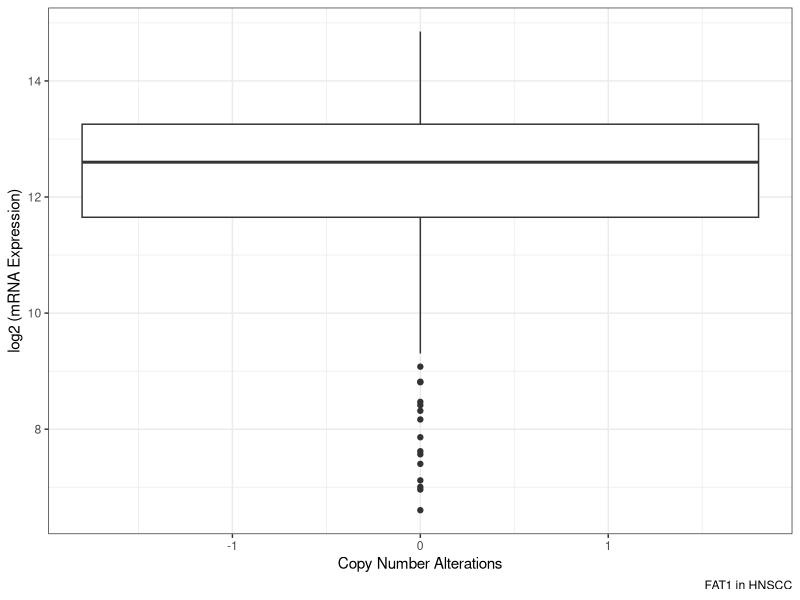
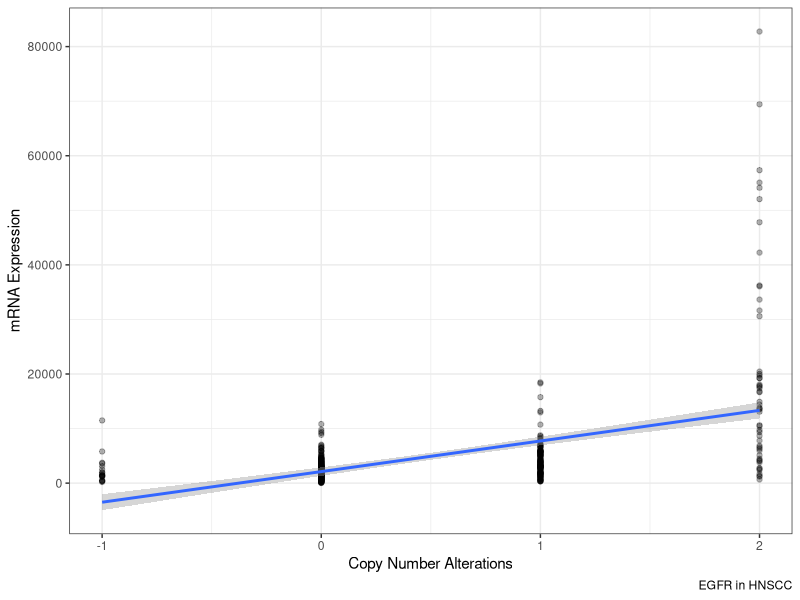
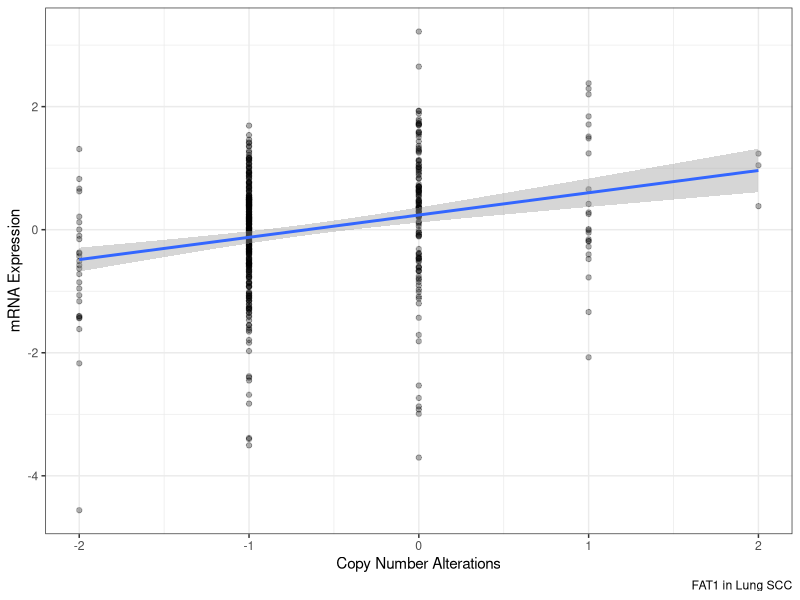
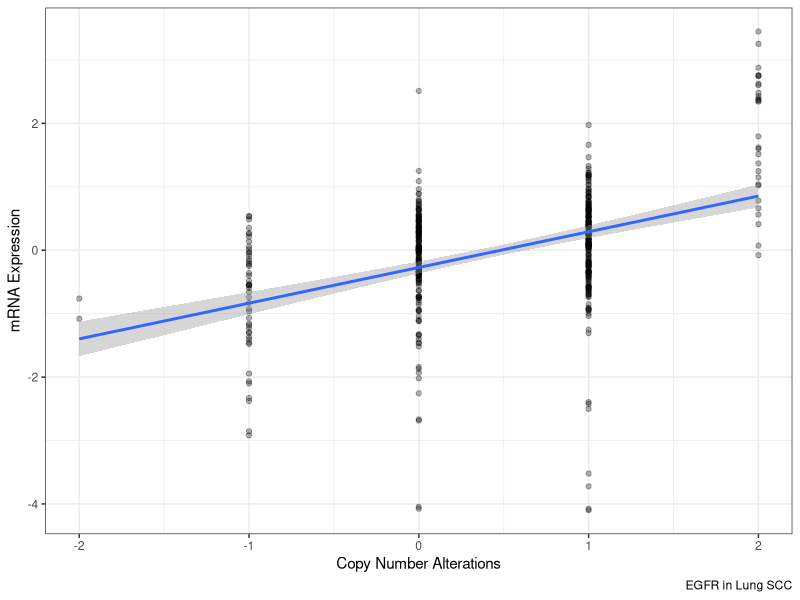
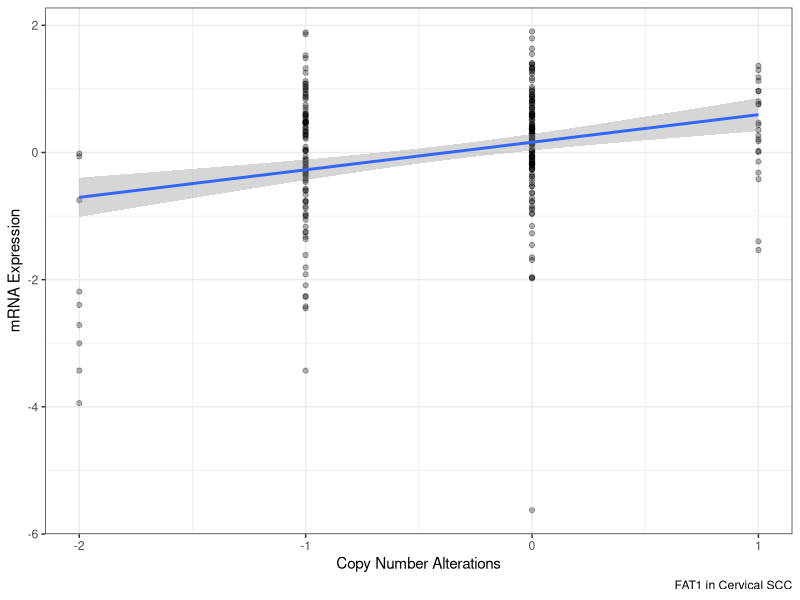
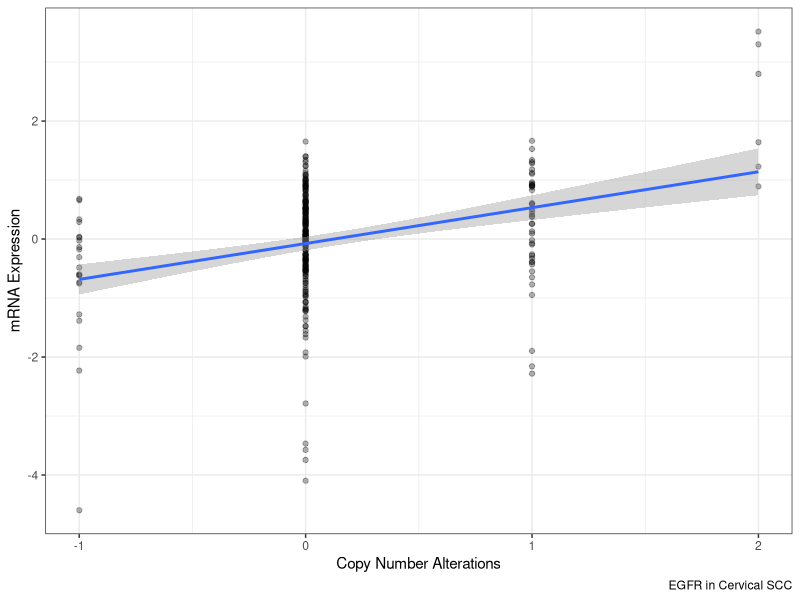

These charts were generated, in order, by the following R code: (Note: this script raises an error after producing the figures.)
#------------------------Association Test--------------------------------#
#--------------------------Jieqi Tu--------------------------------------#

library(tidyverse)
library(ggpubr)

#---------------------HNSC dataset---------------------------#
# Tidy data for HNSC
CNA_HNSC = read.delim("./Downloaded Data/CNA HNSC.txt")
mRNA_HNSC = read.delim("./Downloaded Data/mRNA Expression HNSCC.txt")
HNSC = cbind.data.frame(CNA_HNSC, mRNA_HNSC) 
HNSC = HNSC[-c(5,6)]

#-------FAT1 analysis in HNSC---------#
FAT1_HNSC = HNSC[c(1, 2, 3, 5)] 
colnames(FAT1_HNSC) = c("Study ID", "Sample ID", "Copy Number Alterations", "mRNA Expression")  
FAT1_HNSC$`mRNA Expression` = log(FAT1_HNSC$`mRNA Expression`, base = 2)
# Making linear regression plot
P1.2 = 
FAT1_HNSC %>% 
  ggplot(aes(x = `Copy Number Alterations`, y = `mRNA Expression`))  + geom_boxplot() + theme_bw() + 
  labs(caption = "FAT1 in HNSCC", y = "log2 (mRNA Expression)")

# Pearson Correlation
cor.test(FAT1_HNSC$`Copy Number Alterations`, FAT1_HNSC$`mRNA Expression`, method="pearson")

# Spearman Correlation
cor.test(FAT1_HNSC$`Copy Number Alterations`, FAT1_HNSC$`mRNA Expression`, method="spearman")

# Kendall Correlation
cor.test(FAT1_HNSC$`Copy Number Alterations`, FAT1_HNSC$`mRNA Expression`, method="kendall")

# Anova analysis
FAT1_HNSC$`Copy Number Alterations` = as.factor(FAT1_HNSC$`Copy Number Alterations`)
analysis1 = aov(FAT1_HNSC$`mRNA Expression`~FAT1_HNSC$`Copy Number Alterations`)
summary.aov(analysis1)


#-------EGFR analysis in HNSC---------#
EGFR_HNSC = HNSC[c(1, 2, 4, 6)] 
colnames(EGFR_HNSC) = c("Study ID", "Sample ID", "Copy Number Alterations", "mRNA Expression")  

# Making linear regression plot
P2 = 
EGFR_HNSC %>% 
  ggplot(aes(x = `Copy Number Alterations`, y = `mRNA Expression`)) + geom_point(alpha = 0.3) + geom_smooth(method = "lm") + theme_bw() + 
  labs(caption = "EGFR in HNSCC")

# Pearson Correlation
cor.test(EGFR_HNSC$`Copy Number Alterations`, EGFR_HNSC$`mRNA Expression`, method="pearson")

# Spearman Correlation
cor.test(EGFR_HNSC$`Copy Number Alterations`, EGFR_HNSC$`mRNA Expression`, method="spearman")

# Kendall Correlation
cor.test(EGFR_HNSC$`Copy Number Alterations`, EGFR_HNSC$`mRNA Expression`, method="kendall")

# Anova analysis
EGFR_HNSC$`Copy Number Alterations` = as.character(EGFR_HNSC$`Copy Number Alterations`)
analysis2 = aov(EGFR_HNSC$`mRNA Expression`~EGFR_HNSC$`Copy Number Alterations`)
summary.aov(analysis2)


#---------------------LSCC dataset---------------------------#
# Tidy data for LSCC
CNA_LSCC = read.delim("./Downloaded Data/CNA LSCC.txt")
mRNA_LSCC = read.delim("./Downloaded Data/mRNA expression z-scores LSCC.txt")
LSCC = cbind.data.frame(CNA_LSCC, mRNA_LSCC) 
LSCC = LSCC[-c(5,6)]

#-------FAT1 analysis in LSCC---------#
FAT1_LSCC = LSCC[c(1, 2, 3, 5)] 
colnames(FAT1_LSCC) = c("Study ID", "Sample ID", "Copy Number Alterations", "mRNA Expression")  

# Making linear regression plot
P3 = 
FAT1_LSCC %>% 
  ggplot(aes(x = `Copy Number Alterations`, y = `mRNA Expression`)) + geom_point(alpha = 0.3) + geom_smooth(method = "lm") + theme_bw() + 
  labs(caption = "FAT1 in Lung SCC")

# Pearson Correlation
cor.test(FAT1_LSCC$`Copy Number Alterations`, FAT1_LSCC$`mRNA Expression`, method="pearson")

# Spearman Correlation
cor.test(FAT1_LSCC$`Copy Number Alterations`, FAT1_LSCC$`mRNA Expression`, method="spearman")

# Kendall Correlation
cor.test(FAT1_LSCC$`Copy Number Alterations`, FAT1_LSCC$`mRNA Expression`, method="kendall")

# Anova analysis
FAT1_LSCC$`Copy Number Alterations` = as.character(FAT1_LSCC$`Copy Number Alterations`)
analysis3 = aov(FAT1_LSCC$`mRNA Expression`~FAT1_LSCC$`Copy Number Alterations`)
summary.aov(analysis3)


#-------EGFR analysis in LSCC---------#
EGFR_LSCC = LSCC[c(1, 2, 4, 6)] 
colnames(EGFR_LSCC) = c("Study ID", "Sample ID", "Copy Number Alterations", "mRNA Expression")  

# Making linear regression plot
P4 = 
EGFR_LSCC %>% 
  ggplot(aes(x = `Copy Number Alterations`, y = `mRNA Expression`)) + geom_point(alpha = 0.3) + geom_smooth(method = "lm") + theme_bw() + 
  labs(caption = "EGFR in Lung SCC")

# Pearson Correlation
cor.test(EGFR_LSCC$`Copy Number Alterations`, EGFR_LSCC$`mRNA Expression`, method="pearson")

# Spearman Correlation
cor.test(EGFR_LSCC$`Copy Number Alterations`, EGFR_LSCC$`mRNA Expression`, method="spearman")

# Kendall Correlation
cor.test(EGFR_LSCC$`Copy Number Alterations`, EGFR_LSCC$`mRNA Expression`, method="kendall")

# Anova analysis
EGFR_LSCC$`Copy Number Alterations` = as.character(EGFR_LSCC$`Copy Number Alterations`)
analysis4 = aov(EGFR_LSCC$`mRNA Expression`~EGFR_LSCC$`Copy Number Alterations`)
summary.aov(analysis4)


#---------------------CSCC dataset---------------------------#
# Tidy data for CSCC
CNA_CSCC = read.delim("./Downloaded Data/CNA CSCC.txt")
mRNA_CSCC = read.delim("./Downloaded Data/mRNA expression z-scores CSCC.txt")
CSCC = cbind.data.frame(CNA_CSCC, mRNA_CSCC) 
CSCC = CSCC[-c(5,6)]

#-------FAT1 analysis in CSCC---------#
FAT1_CSCC = CSCC[c(1, 2, 3, 5)] 
colnames(FAT1_CSCC) = c("Study ID", "Sample ID", "Copy Number Alterations", "mRNA Expression")  

# Making linear regression plot
P5 = 
FAT1_CSCC %>% 
  ggplot(aes(x = `Copy Number Alterations`, y = `mRNA Expression`)) + geom_point(alpha = 0.3) + geom_smooth(method = "lm") + theme_bw() + 
  labs(caption = "FAT1 in Cervical SCC")

# Pearson Correlation
cor.test(FAT1_CSCC$`Copy Number Alterations`, FAT1_CSCC$`mRNA Expression`, method="pearson")

# Spearman Correlation
cor.test(FAT1_CSCC$`Copy Number Alterations`, FAT1_CSCC$`mRNA Expression`, method="spearman")

# Kendall Correlation
cor.test(FAT1_CSCC$`Copy Number Alterations`, FAT1_CSCC$`mRNA Expression`, method="kendall")

# Anova analysis
FAT1_CSCC$`Copy Number Alterations` = as.character(FAT1_CSCC$`Copy Number Alterations`)
analysis5 = aov(FAT1_CSCC$`mRNA Expression`~FAT1_CSCC$`Copy Number Alterations`)
summary.aov(analysis5)


#-------EGFR analysis in CSCC---------#
EGFR_CSCC = CSCC[c(1, 2, 4, 6)] 
colnames(EGFR_CSCC) = c("Study ID", "Sample ID", "Copy Number Alterations", "mRNA Expression")  

# Making linear regression plot
P6 = 
EGFR_CSCC %>% 
  ggplot(aes(x = `Copy Number Alterations`, y = `mRNA Expression`)) + geom_point(alpha = 0.3) + geom_smooth(method = "lm") + theme_bw() + 
  labs(caption = "EGFR in Cervical SCC")

# Pearson Correlation
cor.test(EGFR_CSCC$`Copy Number Alterations`, EGFR_CSCC$`mRNA Expression`, method="pearson")

# Spearman Correlation
cor.test(EGFR_CSCC$`Copy Number Alterations`, EGFR_CSCC$`mRNA Expression`, method="spearman")

# Kendall Correlation
cor.test(EGFR_CSCC$`Copy Number Alterations`, EGFR_CSCC$`mRNA Expression`, method="kendall")

# Anova analysis
EGFR_CSCC$`Copy Number Alterations` = as.character(EGFR_CSCC$`Copy Number Alterations`)
analysis6 = aov(EGFR_CSCC$`mRNA Expression`~EGFR_CSCC$`Copy Number Alterations`)
summary.aov(analysis6)

ggarrange(P1, P2, P3,
          P4, P5, P6,
          ncol = 2, nrow = 3)
